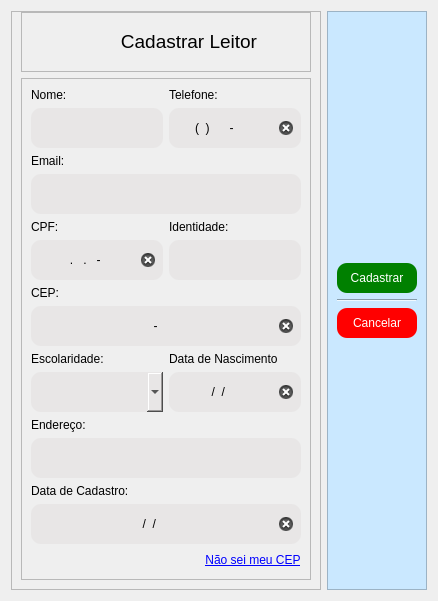
             <widget class="QWidget" name="tab_2">
              <attribute name="title">
               <string>Tab 2</string>
              </attribute>
              <layout class="QHBoxLayout" name="horizontalLayout_8">
               <item>
                <widget class="QFrame" name="frame_6">
                 <property name="styleSheet">
                  <string notr="true"/>
                 </property>
                 <property name="frameShape">
                  <enum>QFrame::StyledPanel</enum>
                 </property>
                 <property name="frameShadow">
                  <enum>QFrame::Raised</enum>
                 </property>
                 <layout class="QGridLayout" name="gridLayout_5">
                  <property name="topMargin">
                   <number>0</number>
                  </property>
                  <item row="0" column="0">
                   <widget class="QFrame" name="frame_5">
                    <property name="maximumSize">
                     <size>
                      <width>420</width>
                      <height>60</height>
                     </size>
                    </property>
                    <property name="frameShape">
                     <enum>QFrame::StyledPanel</enum>
                    </property>
                    <property name="frameShadow">
                     <enum>QFrame::Raised</enum>
                    </property>
                    <layout class="QHBoxLayout" name="horizontalLayout_14">
                     <item>
                      <widget class="QLabel" name="label_8">
                       <property name="minimumSize">
                        <size>
                         <width>40</width>
                         <height>40</height>
                        </size>
                       </property>
                       <property name="maximumSize">
                        <size>
                         <width>40</width>
                         <height>40</height>
                        </size>
                       </property>
                       <property name="text">
                        <string/>
                       </property>
                       <property name="pixmap">
                        <pixmap resource="../img/imagens.qrc">:/icons/icons/adicionar-usuario.png</pixmap>
                       </property>
                       <property name="scaledContents">
                        <bool>true</bool>
                       </property>
                      </widget>
                     </item>
                     <item>
                      <widget class="QLabel" name="label_14">
                       <property name="minimumSize">
                        <size>
                         <width>0</width>
                         <height>30</height>
                        </size>
                       </property>
                       <property name="maximumSize">
                        <size>
                         <width>420</width>
                         <height>30</height>
                        </size>
                       </property>
                       <property name="text">
                        <string>&lt;html&gt;&lt;head/&gt;&lt;body&gt;&lt;p align=&quot;center&quot;&gt;&lt;span style=&quot; font-size:14pt;&quot;&gt;Cadastrar Leitor&lt;/span&gt;&lt;/p&gt;&lt;/body&gt;&lt;/html&gt;</string>
                       </property>
                      </widget>
                     </item>
                    </layout>
                   </widget>
                  </item>
                  <item row="1" column="0">
                   <widget class="QFrame" name="frame_13">
                    <property name="maximumSize">
                     <size>
                      <width>420</width>
                      <height>16777215</height>
                     </size>
                    </property>
                    <property name="styleSheet">
                     <string notr="true">QLineEdit{
background-color: rgb(232, 230, 230);
height:40px;
border-radius:10px;
}
QLabel{
qproperty-alignment: 'AlignCenter';
}
QComboBox{
background-color: rgb(232, 230, 230);
height:40px;
border-radius:10px;
}</string>
                    </property>
                    <property name="frameShape">
                     <enum>QFrame::StyledPanel</enum>
                    </property>
                    <property name="frameShadow">
                     <enum>QFrame::Raised</enum>
                    </property>
                    <layout class="QGridLayout" name="gridLayout_2">
                     <item row="1" column="1">
                      <widget class="QLineEdit" name="lineEdit_Tel_Reader">
                       <property name="toolTip">
                        <string>Numeros</string>
                       </property>
                       <property name="inputMask">
                        <string>(99) 99999-9999</string>
                       </property>
                       <property name="text">
                        <string>() -</string>
                       </property>
                       <property name="maxLength">
                        <number>15</number>
                       </property>
                       <property name="frame">
                        <bool>true</bool>
                       </property>
                       <property name="echoMode">
                        <enum>QLineEdit::Normal</enum>
                       </property>
                       <property name="cursorPosition">
                        <number>15</number>
                       </property>
                       <property name="alignment">
                        <set>Qt::AlignCenter</set>
                       </property>
                       <property name="dragEnabled">
                        <bool>false</bool>
                       </property>
                       <property name="placeholderText">
                        <string/>
                       </property>
                       <property name="cursorMoveStyle">
                        <enum>Qt::VisualMoveStyle</enum>
                       </property>
                       <property name="clearButtonEnabled">
                        <bool>true</bool>
                       </property>
                      </widget>
                     </item>
                     <item row="3" column="0" colspan="2">
                      <widget class="QLineEdit" name="lineEdit_Email_Reader">
                       <property name="toolTip">
                        <string>Texto</string>
                       </property>
                       <property name="inputMethodHints">
                        <set>Qt::ImhEmailCharactersOnly</set>
                       </property>
                       <property name="alignment">
                        <set>Qt::AlignCenter</set>
                       </property>
                       <property name="placeholderText">
                        <string/>
                       </property>
                       <property name="cursorMoveStyle">
                        <enum>Qt::VisualMoveStyle</enum>
                       </property>
                       <property name="clearButtonEnabled">
                        <bool>true</bool>
                       </property>
                      </widget>
                     </item>
                     <item row="7" column="0" colspan="2">
                      <widget class="QLineEdit" name="lineEdit_CEP_Reader">
                       <property name="toolTip">
                        <string>Numeros</string>
                       </property>
                       <property name="inputMask">
                        <string>00000-000</string>
                       </property>
                       <property name="alignment">
                        <set>Qt::AlignCenter</set>
                       </property>
                       <property name="placeholderText">
                        <string/>
                       </property>
                       <property name="cursorMoveStyle">
                        <enum>Qt::VisualMoveStyle</enum>
                       </property>
                       <property name="clearButtonEnabled">
                        <bool>true</bool>
                       </property>
                      </widget>
                     </item>
                     <item row="12" column="0" colspan="2">
                      <widget class="QLineEdit" name="lineEdit_Address_Reader">
                       <property name="toolTip">
                        <string>Texto</string>
                       </property>
                       <property name="alignment">
                        <set>Qt::AlignCenter</set>
                       </property>
                       <property name="placeholderText">
                        <string/>
                       </property>
                       <property name="clearButtonEnabled">
                        <bool>true</bool>
                       </property>
                      </widget>
                     </item>
                     <item row="14" column="0" colspan="2">
                      <widget class="QLineEdit" name="lineEdit_D_Cad_Reader">
                       <property name="toolTip">
                        <string>Data</string>
                       </property>
                       <property name="inputMask">
                        <string>00/00/0000</string>
                       </property>
                       <property name="cursorPosition">
                        <number>0</number>
                       </property>
                       <property name="alignment">
                        <set>Qt::AlignCenter</set>
                       </property>
                       <property name="placeholderText">
                        <string/>
                       </property>
                       <property name="cursorMoveStyle">
                        <enum>Qt::LogicalMoveStyle</enum>
                       </property>
                       <property name="clearButtonEnabled">
                        <bool>true</bool>
                       </property>
                      </widget>
                     </item>
                     <item row="1" column="0">
                      <widget class="QLineEdit" name="lineEdit_Name_Reader">
                       <property name="toolTip">
                        <string>Texto</string>
                       </property>
                       <property name="alignment">
                        <set>Qt::AlignCenter</set>
                       </property>
                       <property name="placeholderText">
                        <string/>
                       </property>
                       <property name="cursorMoveStyle">
                        <enum>Qt::VisualMoveStyle</enum>
                       </property>
                       <property name="clearButtonEnabled">
                        <bool>true</bool>
                       </property>
                      </widget>
                     </item>
                     <item row="15" column="0" colspan="2">
                      <layout class="QHBoxLayout" name="horizontalLayout_16">
                       <item>
                        <spacer name="horizontalSpacer_3">
                         <property name="orientation">
                          <enum>Qt::Horizontal</enum>
                         </property>
                         <property name="sizeHint" stdset="0">
                          <size>
                           <width>40</width>
                           <height>20</height>
                          </size>
                         </property>
                        </spacer>
                       </item>
                       <item>
                        <widget class="QPushButton" name="pushButton_Not_Cep">
                         <property name="maximumSize">
                          <size>
                           <width>150</width>
                           <height>16777215</height>
                          </size>
                         </property>
                         <property name="cursor">
                          <cursorShape>PointingHandCursor</cursorShape>
                         </property>
                         <property name="styleSheet">
                          <string notr="true">border: none; color:blue; text-decoration: underline;</string>
                         </property>
                         <property name="text">
                          <string>Não sei meu CEP</string>
                         </property>
                        </widget>
                       </item>
                      </layout>
                     </item>
                     <item row="4" column="1">
                      <widget class="QLabel" name="label_29">
                       <property name="text">
                        <string>Identidade:</string>
                       </property>
                      </widget>
                     </item>
                     <item row="5" column="0">
                      <widget class="QLineEdit" name="lineEdit_CPF_Reader">
                       <property name="toolTip">
                        <string>Numeros</string>
                       </property>
                       <property name="inputMask">
                        <string>000.000.000-00</string>
                       </property>
                       <property name="maxLength">
                        <number>14</number>
                       </property>
                       <property name="cursorPosition">
                        <number>0</number>
                       </property>
                       <property name="alignment">
                        <set>Qt::AlignCenter</set>
                       </property>
                       <property name="placeholderText">
                        <string/>
                       </property>
                       <property name="cursorMoveStyle">
                        <enum>Qt::VisualMoveStyle</enum>
                       </property>
                       <property name="clearButtonEnabled">
                        <bool>true</bool>
                       </property>
                      </widget>
                     </item>
                     <item row="9" column="1">
                      <widget class="QLineEdit" name="lineEdit_Dn_Reader">
                       <property name="toolTip">
                        <string>Data</string>
                       </property>
                       <property name="inputMask">
                        <string>00/00/0000</string>
                       </property>
                       <property name="cursorPosition">
                        <number>0</number>
                       </property>
                       <property name="alignment">
                        <set>Qt::AlignCenter</set>
                       </property>
                       <property name="placeholderText">
                        <string/>
                       </property>
                       <property name="cursorMoveStyle">
                        <enum>Qt::LogicalMoveStyle</enum>
                       </property>
                       <property name="clearButtonEnabled">
                        <bool>true</bool>
                       </property>
                      </widget>
                     </item>
                     <item row="4" column="0">
                      <widget class="QLabel" name="label_28">
                       <property name="text">
                        <string>CPF:</string>
                       </property>
                      </widget>
                     </item>
                     <item row="0" column="1">
                      <widget class="QLabel" name="label_26">
                       <property name="text">
                        <string>Telefone:</string>
                       </property>
                      </widget>
                     </item>
                     <item row="2" column="0" colspan="2">
                      <widget class="QLabel" name="label_27">
                       <property name="text">
                        <string>Email:</string>
                       </property>
                      </widget>
                     </item>
                     <item row="6" column="0" colspan="2">
                      <widget class="QLabel" name="label_30">
                       <property name="text">
                        <string>CEP:</string>
                       </property>
                      </widget>
                     </item>
                     <item row="0" column="0">
                      <widget class="QLabel" name="label_25">
                       <property name="text">
                        <string>Nome:</string>
                       </property>
                      </widget>
                     </item>
                     <item row="8" column="0">
                      <widget class="QLabel" name="label_31">
                       <property name="text">
                        <string>Escolaridade:</string>
                       </property>
                      </widget>
                     </item>
                     <item row="8" column="1">
                      <widget class="QLabel" name="label_32">
                       <property name="text">
                        <string>Data de Nascimento</string>
                       </property>
                      </widget>
                     </item>
                     <item row="11" column="0" colspan="2">
                      <widget class="QLabel" name="label_33">
                       <property name="text">
                        <string>Endereço:</string>
                       </property>
                      </widget>
                     </item>
                     <item row="13" column="0" colspan="2">
                      <widget class="QLabel" name="label_34">
                       <property name="text">
                        <string>Data de Cadastro:</string>
                       </property>
                      </widget>
                     </item>
                     <item row="9" column="0">
                      <widget class="QComboBox" name="combo_Sc_Reader">
                       <property name="toolTip">
                        <string>Seleção</string>
                       </property>
                       <property name="editable">
                        <bool>false</bool>
                       </property>
                       <property name="currentText">
                        <string/>
                       </property>
                       <property name="frame">
                        <bool>true</bool>
                       </property>
                       <item>
                        <property name="text">
                         <string/>
                        </property>
                       </item>
                       <item>
                        <property name="text">
                         <string>Incompleto</string>
                        </property>
                       </item>
                       <item>
                        <property name="text">
                         <string>Fund-Completo</string>
                        </property>
                       </item>
                       <item>
                        <property name="text">
                         <string>Médio-Cursando</string>
                        </property>
                       </item>
                       <item>
                        <property name="text">
                         <string>Médio-Completo</string>
                        </property>
                       </item>
                       <item>
                        <property name="text">
                         <string>Sup-Cursando</string>
                        </property>
                       </item>
                       <item>
                        <property name="text">
                         <string>Sup-Completo</string>
                        </property>
                       </item>
                      </widget>
                     </item>
                     <item row="5" column="1">
                      <widget class="QLineEdit" name="lineEdit_Ide_Reader">
                       <property name="toolTip">
                        <string>Numeros</string>
                       </property>
                       <property name="maxLength">
                        <number>11</number>
                       </property>
                       <property name="alignment">
                        <set>Qt::AlignCenter</set>
                       </property>
                       <property name="placeholderText">
                        <string/>
                       </property>
                       <property name="cursorMoveStyle">
                        <enum>Qt::VisualMoveStyle</enum>
                       </property>
                       <property name="clearButtonEnabled">
                        <bool>true</bool>
                       </property>
                      </widget>
                     </item>
                    </layout>
                   </widget>
                  </item>
                 </layout>
                </widget>
               </item>
               <item>
                <widget class="QFrame" name="frame_8">
                 <property name="maximumSize">
                  <size>
                   <width>100</width>
                   <height>16777215</height>
                  </size>
                 </property>
                 <property name="styleSheet">
                  <string notr="true">QWidget{	
	background-color: #cae8ff;
	color: Black;
}
QPushButton{
	color:#242424;
	text-align:center;
	height:30px;
	width:80px;
	border-radius:10px;
}

</string>
                 </property>
                 <property name="frameShape">
                  <enum>QFrame::StyledPanel</enum>
                 </property>
                 <property name="frameShadow">
                  <enum>QFrame::Raised</enum>
                 </property>
                 <layout class="QVBoxLayout" name="verticalLayout_8">
                  <item>
                   <spacer name="verticalSpacer_3">
                    <property name="orientation">
                     <enum>Qt::Vertical</enum>
                    </property>
                    <property name="sizeHint" stdset="0">
                     <size>
                      <width>20</width>
                      <height>40</height>
                     </size>
                    </property>
                   </spacer>
                  </item>
                  <item>
                   <widget class="QPushButton" name="pushButton_Cad_Reader">
                    <property name="cursor">
                     <cursorShape>PointingHandCursor</cursorShape>
                    </property>
                    <property name="styleSheet">
                     <string notr="true">background-color: green;	
color: white;</string>
                    </property>
                    <property name="text">
                     <string>Cadastrar</string>
                    </property>
                    <property name="icon">
                     <iconset resource="../img/imagens.qrc">
                      <normaloff>:/icons/icons/mais.png</normaloff>:/icons/icons/mais.png</iconset>
                    </property>
                   </widget>
                  </item>
                  <item>
                   <widget class="Line" name="line_6">
                    <property name="orientation">
                     <enum>Qt::Horizontal</enum>
                    </property>
                   </widget>
                  </item>
                  <item>
                   <widget class="QPushButton" name="pushButton_Cancel_Reader">
                    <property name="cursor">
                     <cursorShape>PointingHandCursor</cursorShape>
                    </property>
                    <property name="styleSheet">
                     <string notr="true">background-color: red;
color:white;	</string>
                    </property>
                    <property name="text">
                     <string>Cancelar</string>
                    </property>
                    <property name="icon">
                     <iconset resource="../img/imagens.qrc">
                      <normaloff>:/icons/icons/angulo-circulo-esquerda.png</normaloff>:/icons/icons/angulo-circulo-esquerda.png</iconset>
                    </property>
                   </widget>
                  </item>
                  <item>
                   <spacer name="verticalSpacer_4">
                    <property name="orientation">
                     <enum>Qt::Vertical</enum>
                    </property>
                    <property name="sizeHint" stdset="0">
                     <size>
                      <width>20</width>
                      <height>40</height>
                     </size>
                    </property>
                   </spacer>
                  </item>
                 </layout>
                </widget>
               </item>
              </layout>
             </widget>
